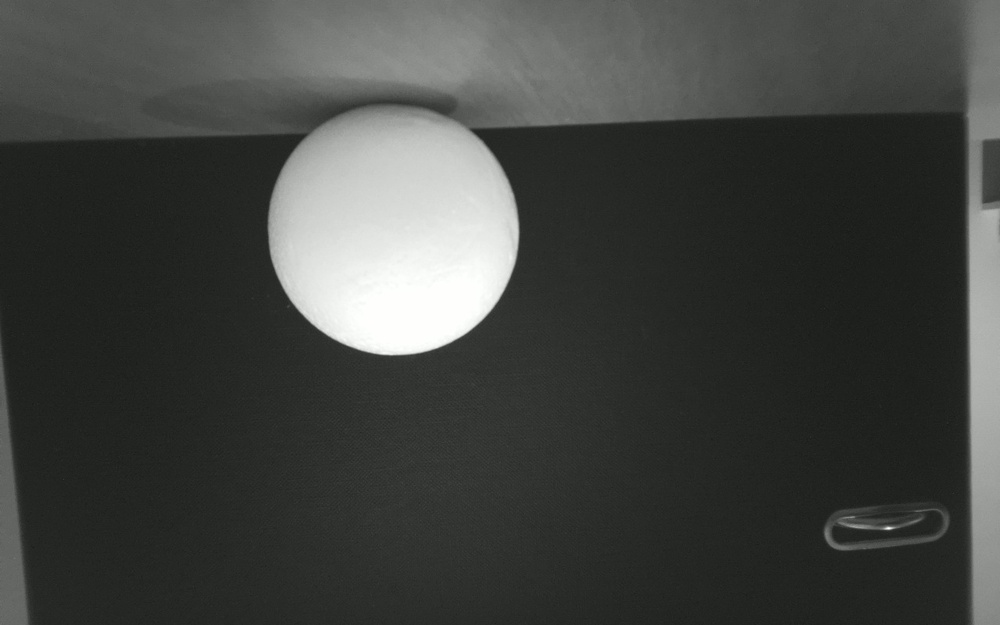
#> input picture 01_Raspberry_Pi_Camera/Sphere_detection/pics/sphere.jpg, 1000 x 625 px, shrunk from 1280 x 800 before the run
$ python -i sphere_outline.py   (imports and definitions only)
#> lines starting #> are read from the running program, lines starting #| are printed output that depends on the picture; after the words box and inside, x2 and y2 are one past the last pixel; in counts of white or black regions, pixels touching at a corner belong together
import cv2
import numpy as np


class SphereOutline:
    """Findet den Umriss der Kugel und merkt sich die letzte Position (ROI).

    mode="edges":     Canny-Kanten, geeignet wenn nur ein Teil der Kugel
                      sichtbar ist (liefert Kreisbogen-Punkte).
    mode="threshold": Schwellwert auf der Fläche, optional mit Hochpass.
    """

    def __init__(self, mode="edges", thresh=128, invert=False, use_otsu=False,
                 blur=3, hp_kernel=0, canny_lo=30, canny_hi=90, min_len=15,
                 min_area=20, max_area=None, roi_scale=2.5, roi_pad=20,
                 r_min=10, r_max=80, fit_tol=2.0, sharpen=0.0, min_span=4,diff_thresh=50):
        self.mode = mode
        self.thresh = thresh
        self.invert = invert
        self.use_otsu = use_otsu
        self.blur = blur
        self.hp_kernel = hp_kernel
        self.canny_lo = canny_lo
        self.canny_hi = canny_hi
        self.min_len = min_len
        self.min_area = min_area
        self.max_area = max_area
        self.roi_scale = roi_scale
        self.roi_pad = roi_pad
        self.r_min = r_min            # plausibler Kugelradius in Pixeln (Bildkoordinaten!)
        self.r_max = r_max
        self.fit_tol = fit_tol        # max. Abstand zum Kreis für "passt" (Pixel)
        self.sharpen = sharpen        # 0 = aus, z.B. 1.0 = Kanten vor Canny schärfen
        self.min_span = min_span      # Anzahl von 12 Winkelsektoren, die belegt sein müssen
        self.diff_thresh = diff_thresh   # min. Grauwert-Unterschied zum Hintergrund
        self.bg = None
        self.reset()

    def reset(self):
        self.center = None
        self.radius = None
        self.roi = None
        self.mask = None

    # [11 lines left out: functions _make_roi, _highpass, not called in this run]

    @staticmethod
    def _circle_lsq(p):
        """Schneller algebraischer Kreisfit. Gibt xc, yc, r zurück oder None."""
        A = np.column_stack((p[:, 0], p[:, 1], np.ones(len(p))))
        b = p[:, 0] ** 2 + p[:, 1] ** 2
        sol = np.linalg.lstsq(A, b, rcond=None)[0]
        xc, yc = sol[0] / 2.0, sol[1] / 2.0
        r2 = sol[2] + xc * xc + yc * yc
        if r2 <= 0:
            return None
        return xc, yc, float(np.sqrt(r2))

    def _search_edges(self, sub, x0, y0):
        if self.blur:
            sub = cv2.GaussianBlur(sub, (self.blur, self.blur), 0)
        if self.sharpen:
            soft = cv2.GaussianBlur(sub, (0, 0), 2.0)
            sub = cv2.addWeighted(sub, 1.0 + self.sharpen, soft, -self.sharpen, 0)

        if self.bg is not None:
            # sub ist bereits binär: Rauschen entfernen, Aussenkontur nehmen
            k = cv2.getStructuringElement(cv2.MORPH_ELLIPSE, (5, 5))
            sub = cv2.morphologyEx(sub, cv2.MORPH_OPEN, k)    # Streupunkte weg
            edges = cv2.morphologyEx(sub, cv2.MORPH_GRADIENT, np.ones((3, 3), np.uint8))
        else:
            edges = cv2.Canny(sub, self.canny_lo, self.canny_hi, L2gradient=True)

        #edges = cv2.Canny(sub, self.canny_lo, self.canny_hi, L2gradient=True)
        joined = cv2.dilate(edges, np.ones((3, 3), np.uint8))   # Lücken schliessen
        n, labels, stats, _ = cv2.connectedComponentsWithStats(joined, connectivity=8)

        clean = np.zeros_like(edges)          # Ergebnis: nur die Kugelkante
        self.mask = clean
        best = None                            # (score, p_local, (xc, yc, r))
        d_max = 2 * self.r_max + 4

        for i in range(1, n):
            bx, by, bw, bh, area = stats[i]
            if max(bw, bh) > d_max or max(bw, bh) < self.r_min:
                continue                       # zu gross (Halter) oder zu klein
            lab = labels[by:by + bh, bx:bx + bw] == i
            e = edges[by:by + bh, bx:bx + bw] > 0
            yy, xx = np.nonzero(lab & e)
            if len(xx) < self.min_len:
                continue
            p = np.column_stack((xx + bx, yy + by)).astype(float)   # lokale Koord.

            fit = self._circle_lsq(p)
            if fit is None:
                continue
            xc, yc, r = fit
            if not (self.r_min <= r <= self.r_max):
                continue
            d = np.abs(np.hypot(p[:, 0] - xc, p[:, 1] - yc) - r)
            ok = d < self.fit_tol
            if np.count_nonzero(ok) < 0.8 * len(p):
                continue
            p = p[ok]
            fit = self._circle_lsq(p)          # Refit nur mit Inliern
            if fit is None:
                continue
            xc, yc, r = fit

            ang = np.arctan2(p[:, 1] - yc, p[:, 0] - xc)
            sectors = np.unique(((ang + np.pi) / (2 * np.pi) * 12).astype(int) % 12)
            if len(sectors) < self.min_span:
                continue                       # Bogen zu kurz für einen stabilen Fit

            score = float(len(p))
            if self.center is not None:        # Nähe zur letzten Position belohnen
                score -= 0.5 * np.hypot(xc + x0 - self.center[0],
                                        yc + y0 - self.center[1])
            if best is None or score > best[0]:
                best = (score, p, (xc, yc, r))

        if best is None:
            return None
        _, p, (xc, yc, r) = best
        clean[p[:, 1].astype(int), p[:, 0].astype(int)] = 255
        pts = (p + (x0, y0)).astype(int)
        bbox = cv2.boundingRect(pts.reshape(-1, 1, 2))
        return pts, (xc + x0, yc + y0), r, bbox

    # [23 lines left out: function _search_threshold, not called in this run]

    def _search(self, gray, roi):
        x0, y0, x1, y1 = roi
        sub = gray[y0:y1, x0:x1]
        if self.bg is not None:
            sub = self._subtract_bg(sub, x0, y0)      # neu
        self.roi = roi
        if self.mode == "edges":
            return self._search_edges(sub, x0, y0)
        return self._search_threshold(sub, x0, y0)

    # [7 lines left out: function _clipped, not called in this run]

    def detect(self, gray):
        """Gibt die Umrisspunkte als (N, 2)-Array (x, y) zurück oder None."""
        h, w = gray.shape[:2]
        res = None

        if self.center is not None:                    # 1. Suche im ROI
            roi = self._make_roi(w, h)
            res = self._search(gray, roi)
            if res is not None and self._clipped(res[3], roi, w, h):
                res = None

        if res is None:                                # 2. ganzes Bild
            res = self._search(gray, (0, 0, w, h))

        if res is None:
            self.center = self.radius = None
            return None

        pts, self.center, self.radius, _ = res
        return pts
    # [11 lines left out: functions set_background, _subtract_bg, not called in this run]

>>> import cv2
>>> picture = cv2.imread('pics/sphere.jpg', cv2.IMREAD_GRAYSCALE)
#> picture: shape (625, 1000); min 22, max 255, mean 66.9
>>> result = SphereOutline().detect(picture)
#> in _search_edges, `edges = cv2.Canny(sub, self.canny_lo, self.canny_hi, L2gradient=True)`:
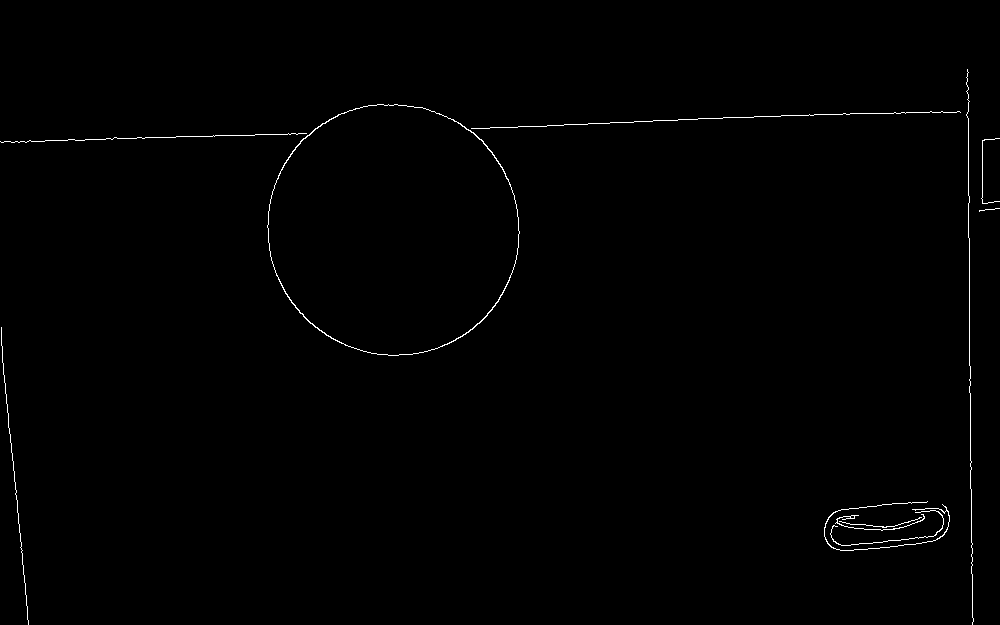
#> edges: shape (625, 1000); 0.55% white in thin lines or dots, all inside (x1, y1, x2, y2) = (0, 69, 1000, 625)
#> in _search_edges, `joined = cv2.dilate(edges, np.ones((3, 3), np.uint8))`:
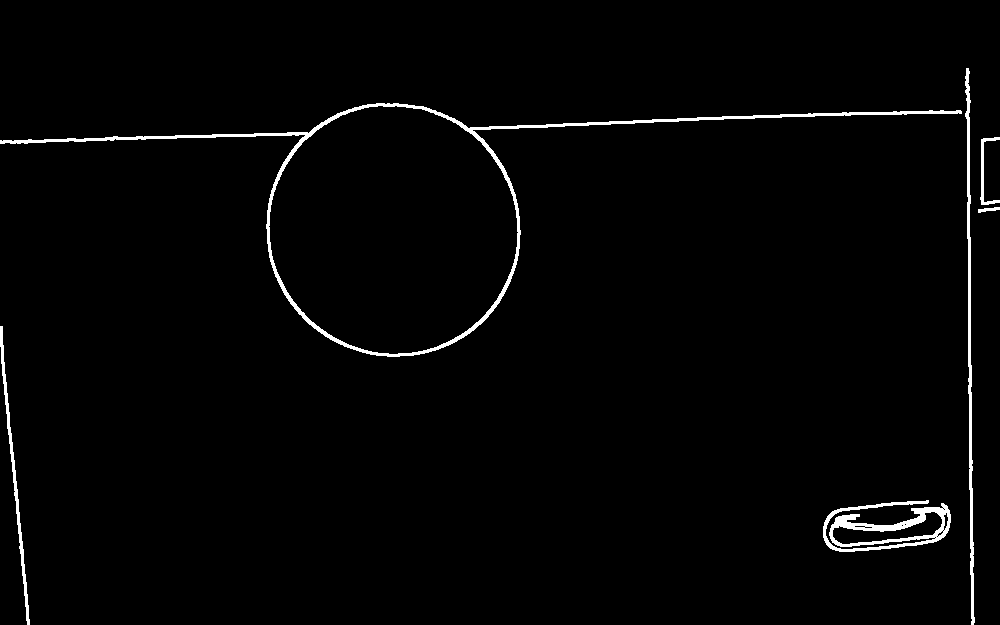
#> joined: shape (625, 1000); 1.8% white; 6 white regions, box (x1, y1, x2, y2) and area: (0, 103, 962, 357) 5457, (823, 500, 951, 552) 2408, (965, 68, 975, 625) 1752, (0, 326, 30, 625) 961, (980, 137, 1000, 205) 306, (978, 207, 1000, 213) 73
#> in _search_edges, `n, labels, stats, _ = cv2.connectedComponentsWithStats(joined, connect..`:
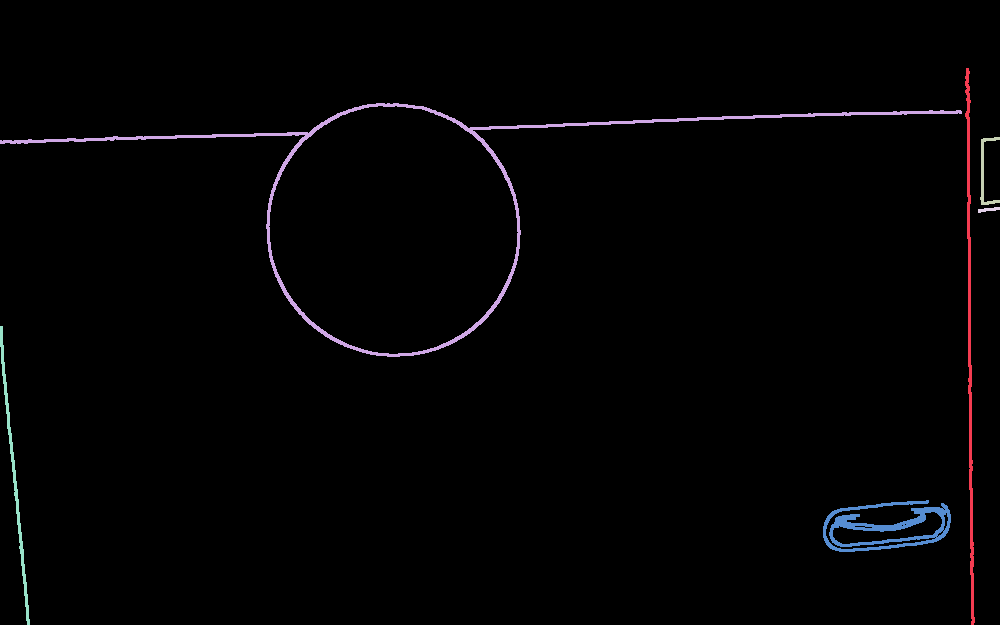
#> labels: shape (625, 1000) int32; 7 distinct labels, from 0 to 6; one colour per label, 0 black
#> in _search_edges, `n, labels, stats, _ = cv2.connectedComponentsWithStats(joined, connect..`: n = 7; stats = [[0, 0, 1000, 625, 614043], [965, 68, 10, 557, 1752], [0, 103, 962, 254, 5457], [980, 137, 20, 68, 306], [978, 207, 22, 6, 73], [0, 326, 30, 299, 961], [823, 500, 128, 52, 2408]]
#> the loop in _search_edges, `for i in range(1, n):` made 6 passes
#> (bx, by, bw, bh, area) on passes 3, 4, 6: (980, 137, 20, 68, 306), (978, 207, 22, 6, 73), (823, 500, 128, 52, 2408)
#> pass 3, in _search_edges, `lab = labels[by:by + bh, bx:bx + bw] == i`:
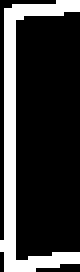
#> lab: shape (68, 20) bool (shown 4 times larger); 22.5% white; 1 white region, box (x1, y1, x2, y2) and area: (0, 0, 20, 68) 306
#> pass 3, in _search_edges, `e = edges[by:by + bh, bx:bx + bw] > 0`:
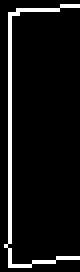
#> e: shape (68, 20) bool (shown 4 times larger); 7.3% white in thin lines or dots
#> result = None
